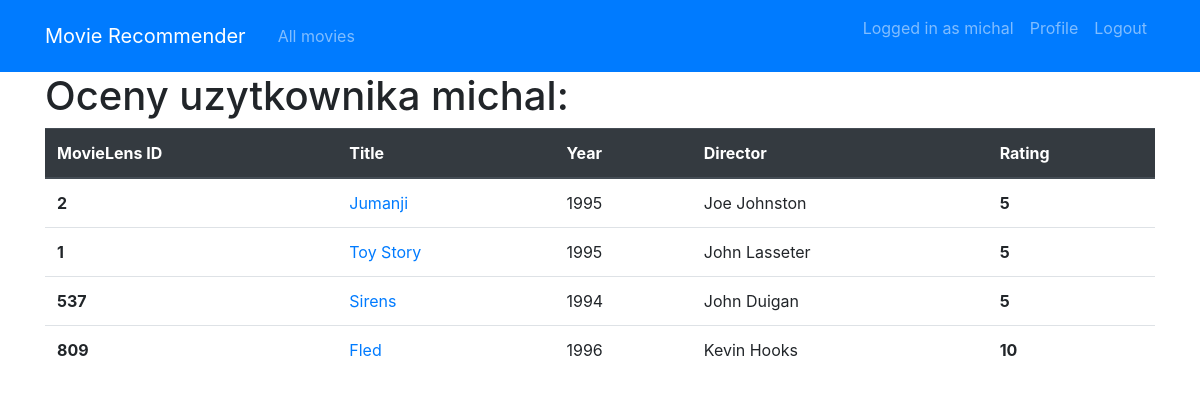
/profile/ (signed in), run on the app's committed database.
### recommender/models.py (models this page shows, shortened)
class Rating(models.Model):
    movielens_id = models.ForeignKey(Movie, to_field='movielens_id', on_delete=models.CASCADE)
    who_rated = models.ForeignKey(User, on_delete=models.CASCADE)
    value = models.PositiveSmallIntegerField(default=5, validators=[MinValueValidator(1), MaxValueValidator(10)])
    date_rated = models.DateTimeField(default=timezone.now)
    class Meta:
        constraints = [models.UniqueConstraint(fields=['movielens_id', 'who_rated'], name='No multiple ratings')]

class Movie(models.Model):
    movielens_id = models.IntegerField(unique=True)
    imdb_id = models.IntegerField()
    tmdb_id = models.IntegerField()
    title = models.CharField(max_length=200)
    year_released = models.IntegerField()
    director = models.CharField(max_length=100)

### recommender/views.py (the view)
# urls.py: path('profile/', RatingListView.as_view(), name='profile'),
class RatingListView(LoginRequiredMixin, ListView):
    model = Rating
    template_name = 'recommender/profile.html'
    context_object_name = 'ratings'
    paginate_by = 5
    def get_queryset(self):
        return Rating.objects.filter(who_rated_id=self.request.user)

### recommender/templates/recommender/profile.html (shortened to what this page needs)
{% extends 'recommender/base.html' %}
{% load crispy_forms_tags %}
{% block content %}
    <h1>Oceny uzytkownika {{user.username}}:</h1>
    <table class="table table-hover">
      <thead class="thead-dark">
        <tr>
          <th scope="col">MovieLens ID</th>
          <th scope="col">Title</th>
          <th scope="col">Year</th>
          <th scope="col">Director</th>
          <th scope="col">Rating</th>
        </tr>
      </thead>
      <tbody>
        {% for rating in ratings %}
        <tr>
            <th scope="row">{{rating.movielens_id.movielens_id}}</th>
            <td><a href="{% url 'movie_detail' rating.movielens_id.id %}">{{rating.movielens_id.title}}</a></td>
            <td>{{rating.movielens_id.year_released}}</td>
            <td>{{rating.movielens_id.director}}</td>
            <td class="font-weight-bold">{{rating.value}}</td>
        </tr>
        {% endfor %}
      </tbody>
    </table>
{% endblock content %}

### recommender/templates/recommender/base.html (shortened to what this page needs)
 {% load static %}
<!DOCTYPE html>
<html lang="en" xmlns="http://www.w3.org/1999/html">
<head>
    <link rel="stylesheet" href="https://stackpath.bootstrapcdn.com/bootstrap/4.5.2/css/bootstrap.min.css">
</head>
<body>
     <header class="site-header">
      <nav class="navbar navbar-expand-md navbar-dark bg-primary fixed-top">
        <div class="container">
          <a class="navbar-brand mr-4" href="{%url 'homepage'%}">Movie Recommender</a>
          <div class="collapse navbar-collapse" id="navbarToggle">
            <div class="navbar-nav mr-auto">
              <a class="nav-item nav-link" href="{%url 'all_movies'%}">All movies</a>
            </div>
            <div class="navbar-nav">
               {% if user.is_authenticated %}
                  <p class="nav-item nav-link">Logged in as {{user.username}}</p>
                   <a class="nav-item nav-link" href="{%url 'profile'%}">Profile</a>
                   <a class="nav-item nav-link" href="{%url 'logout'%}">Logout</a>
                {% else %}
                  <a class="nav-item nav-link" href="{%url 'login'%}">Login</a>
                  <a class="nav-item nav-link" href="{%url 'register'%}">Register</a>
                {% endif %}
            </div>
          </div>
        </div>
      </nav>
    </header>
          <div class="row">s</div>
          <div class="row">s</div>
          <div class="row">s</div>
   <main role="main" class="container">
      <div class="row">
        <div class="col">
         {% block content %}{% endblock %}
        </div>
      </div>
    </main>
</body>
</html>

### data on the page
Rating: movielens_id.movielens_id "2", movielens_id "Jumanji", movielens_id.year_released "1995", movielens_id.director "Joe Johnston", value "5"
Rating: movielens_id.movielens_id "1", movielens_id "Toy Story", movielens_id.year_released "1995", movielens_id.director "John Lasseter", value "5"
Rating: movielens_id.movielens_id "537", movielens_id "Sirens", movielens_id.year_released "1994", movielens_id.director "John Duigan", value "5"
Rating: movielens_id.movielens_id "809", movielens_id "Fled", movielens_id.year_released "1996", movielens_id.director "Kevin Hooks", value "10"

### other printed values
{{ user.username }} "michal"
